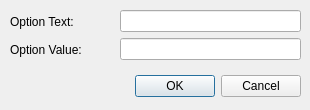
<?xml version="1.0" encoding="UTF-8"?>
<ui version="4.0">
 <class>addItem</class>
 <widget class="QDialog" name="addItem">
  <property name="geometry">
   <rect>
    <x>0</x>
    <y>0</y>
    <width>310</width>
    <height>110</height>
   </rect>
  </property>
  <property name="windowTitle">
   <string>Add Item</string>
  </property>
  <widget class="QDialogButtonBox" name="buttonBox">
   <property name="geometry">
    <rect>
     <x>60</x>
     <y>70</y>
     <width>241</width>
     <height>32</height>
    </rect>
   </property>
   <property name="orientation">
    <enum>Qt::Horizontal</enum>
   </property>
   <property name="standardButtons">
    <set>QDialogButtonBox::Cancel|QDialogButtonBox::Ok</set>
   </property>
  </widget>
  <widget class="QWidget" name="">
   <property name="geometry">
    <rect>
     <x>120</x>
     <y>10</y>
     <width>181</width>
     <height>51</height>
    </rect>
   </property>
   <layout class="QVBoxLayout" name="verticalLayout">
    <item>
     <widget class="QLineEdit" name="optionTextField"/>
    </item>
    <item>
     <widget class="QLineEdit" name="optionValueField"/>
    </item>
   </layout>
  </widget>
  <widget class="QWidget" name="">
   <property name="geometry">
    <rect>
     <x>10</x>
     <y>10</y>
     <width>101</width>
     <height>51</height>
    </rect>
   </property>
   <layout class="QVBoxLayout" name="verticalLayout_2">
    <item>
     <widget class="QLabel" name="label">
      <property name="text">
       <string>Option Text:</string>
      </property>
     </widget>
    </item>
    <item>
     <widget class="QLabel" name="label_2">
      <property name="text">
       <string>Option Value:</string>
      </property>
     </widget>
    </item>
   </layout>
  </widget>
 </widget>
 <resources/>
 <connections>
  <connection>
   <sender>buttonBox</sender>
   <signal>accepted()</signal>
   <receiver>addItem</receiver>
   <slot>accept()</slot>
   <hints>
    <hint type="sourcelabel">
     <x>248</x>
     <y>254</y>
    </hint>
    <hint type="destinationlabel">
     <x>157</x>
     <y>274</y>
    </hint>
   </hints>
  </connection>
  <connection>
   <sender>buttonBox</sender>
   <signal>rejected()</signal>
   <receiver>addItem</receiver>
   <slot>reject()</slot>
   <hints>
    <hint type="sourcelabel">
     <x>316</x>
     <y>260</y>
    </hint>
    <hint type="destinationlabel">
     <x>286</x>
     <y>274</y>
    </hint>
   </hints>
  </connection>
 </connections>
</ui>
